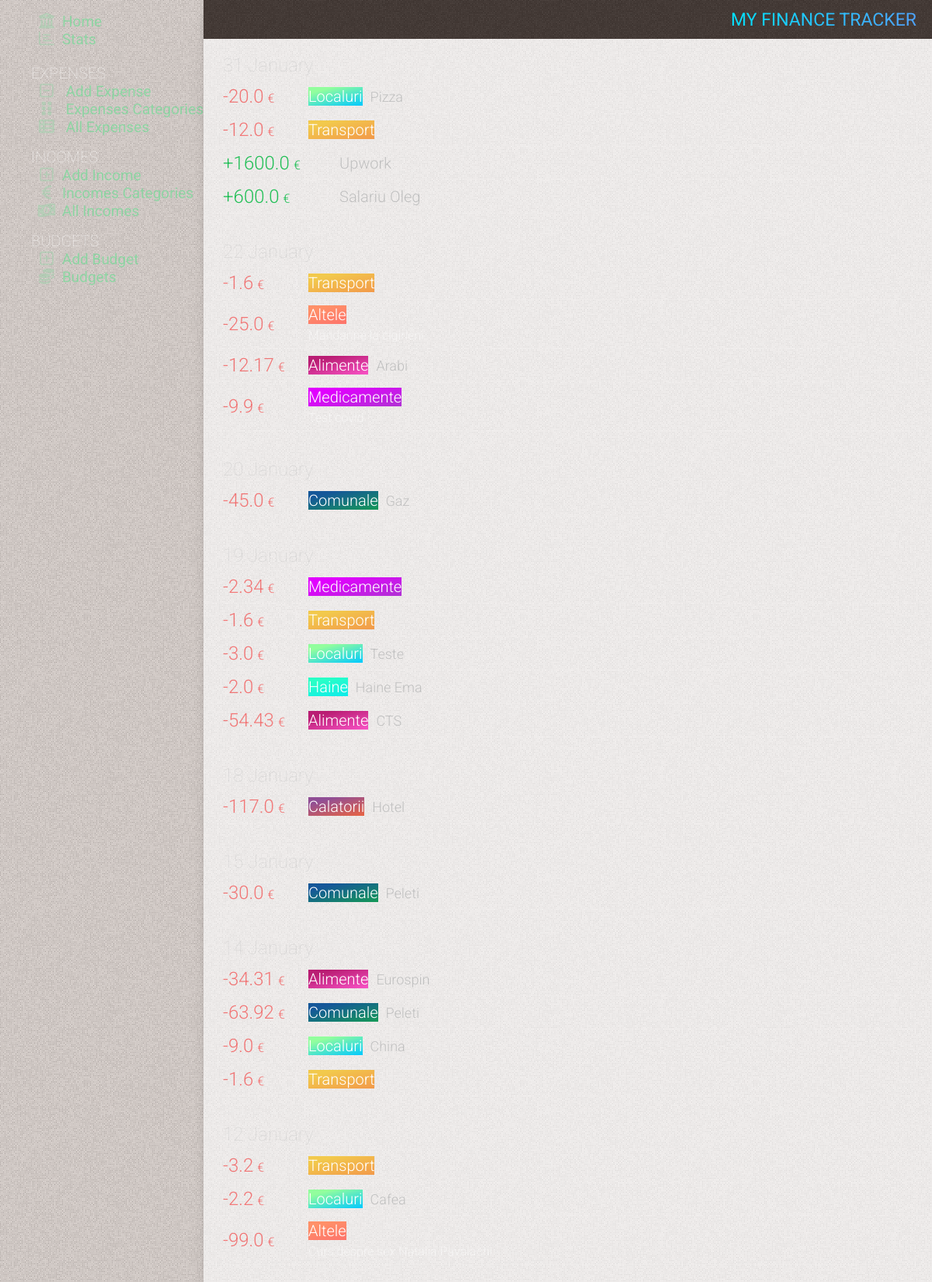
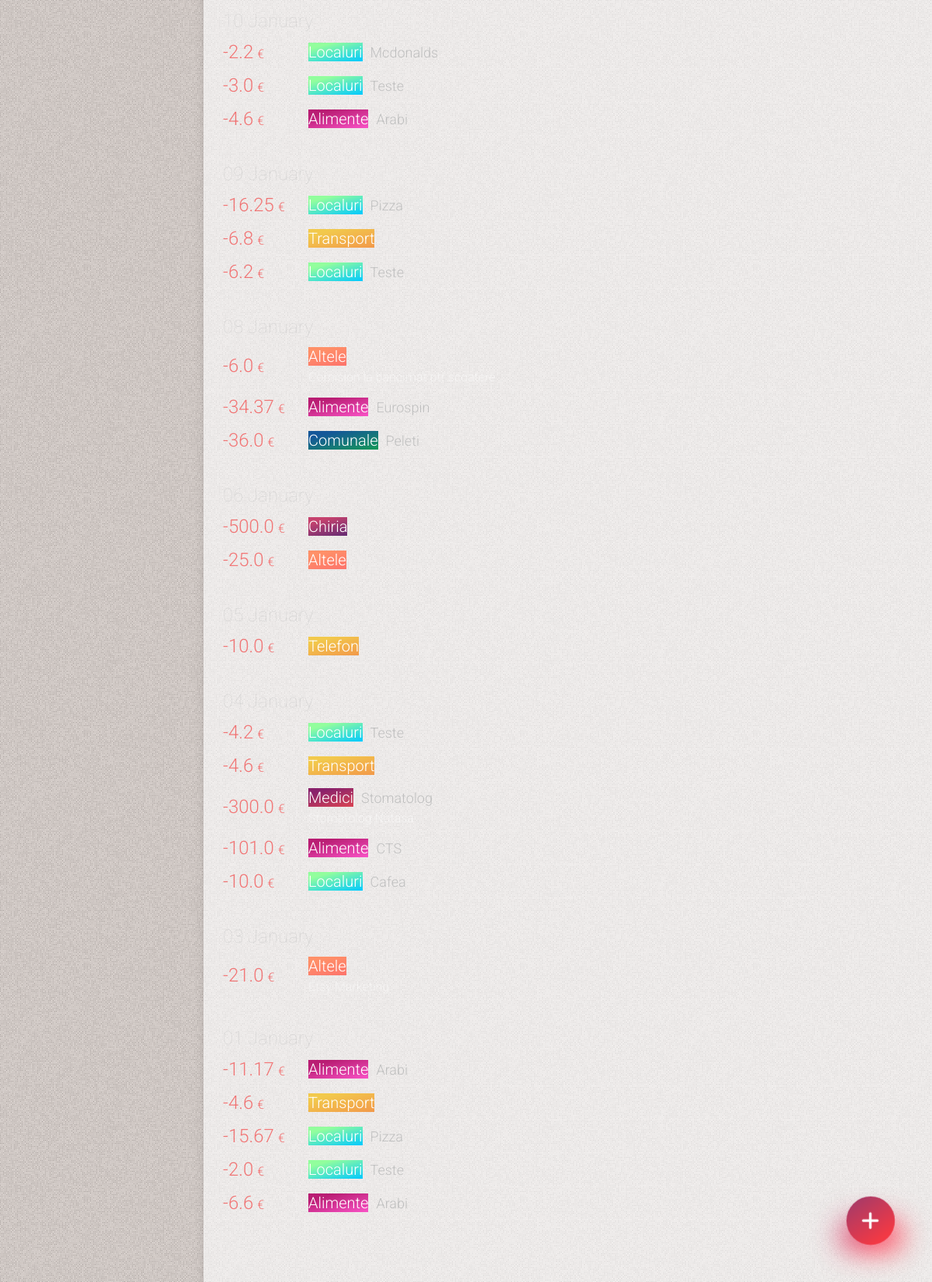
The page / on the database its author committed (2 pictures, top to bottom).
### tables this page shows
CREATE TABLE expenses
(
    id          INTEGER PRIMARY KEY AUTOINCREMENT,
    date        TIMESTAMP NOT NULL DEFAULT CURRENT_TIMESTAMP,
    sum         REAL      NOT NULL,
    category    INTEGER   NOT NULL,
    subcategory INTEGER   NOT NULL,
    comment     TEXT

);

CREATE TABLE categories
(
    id    INTEGER PRIMARY KEY AUTOINCREMENT,
    name  TEXT NOT NULL,
    color TEXT,
    state TEXT DEFAULT false
);

CREATE TABLE subcategories
(
    id          INTEGER PRIMARY KEY AUTOINCREMENT,
    name        TEXT    NOT NULL,
    category_id INTEGER NOT NULL,
    state       TEXT DEFAULT false

);

### app.py (the view)
@app.route('/')
def index():
    conn = get_db_connection()
    this_month_transactions = conn.execute(
        "SELECT expenses.id, "
        "strftime('%Y', date) as year, "
        "strftime('%m', date) as month, "
        "strftime('%d', date) as day, "
        "categories.name as category, "
        "categories.color as color, "
        "subcategories.name as subcategory, "
        "sum, "
        "comment "
        "FROM expenses "
        "LEFT JOIN categories on categories.id = expenses.category "
        "LEFT JOIN subcategories on subcategories.id = expenses.subcategory "
        "WHERE strftime('%Y', date) = strftime('%Y', date('now')) AND strftime('%m', date) = strftime('%m', date('now')) "

        "UNION ALL "
        "SELECT incomes.id, "
        "strftime('%Y', date) as year, "
        "strftime('%m', date) as month, "
        "strftime('%d', date) as day, "
        "categories_income.name as category, "
        "NULL as color, "
        "NULL as subcategory, "
        "amount, "
        "comment "
        "FROM incomes "
        "LEFT JOIN categories_income on categories_income.id = incomes.category "
        # "LEFT JOIN subcategories on subcategories.id = incomes.subcategory "
        "WHERE strftime('%Y', date) = strftime('%Y', date('now')) AND strftime('%m', date) = strftime('%m', date('now')) "
        "ORDER BY day DESC "
    ).fetchall()
    sum_months = conn.execute(
        "SELECT "
        "sum, strftime('%m', date) as month, strftime('%Y', date) as year "
        "FROM expenses "
    ).fetchall()
    sum_months_income = conn.execute(
        "SELECT "
        "amount, strftime('%m', date) as month, strftime('%Y', date) as year "
        "FROM incomes "
    ).fetchall()
    budgets = conn.execute(
        "SELECT SUM(sum) as su, "
        "categories.name as categor, "
        "budget.amount as amount "
        "FROM  expenses "
        "LEFT JOIN categories on categories.id = expenses.category "
        "LEFT JOIN budget on categories.id = budget.category "
        "WHERE strftime('%m.%Y', date) = strftime('%m.%Y','now') "
        "GROUP BY expenses.category "
        "LIMIT 5"
    ).fetchall()
    this_year = datetime.now().year
    this_month = datetime.now().month
    category_sum_total = conn.execute(
        "SELECT  sum, categories.name as category, strftime('%m', date) as month, strftime('%Y', date) as year "
        "FROM expenses  "
        "LEFT JOIN categories on categories.id = expenses.category "
    ).fetchall()
    conn.close()
    return render_template('index.html', title='My Finance Tracker', gradient='text-gradient-blue',
                           this_month_transactions=this_month_transactions, sum_months=sum_months,
                           sum_months_income=sum_months_income, category_sum_total=category_sum_total,
                           this_year=this_year, this_month=this_month, budgets=budgets)

### app.py (called while the page is built)
def get_db_connection():
    conn = sqlite3.connect('static/database.db')
    conn.row_factory = sqlite3.Row
    return conn

@app.template_filter('month_name')
def month_name(month_number):
    return calendar.month_name[month_number]

### templates/index.html (shortened to what this page needs)
{% extends 'base.html' %} {% block content %}
	<div class="page_title {{ gradient }}" >
		<span >{% block title %} {{ title }} {% endblock %}</span >
	</div >
	<div class="content w-full" >
		<div class="flex flex-col w-full" >
			<div class="cards relative" >
				{% for key, list in this_month_transactions|groupby('day')|sort(attribute='0', reverse=True) %}
					<div class="cards-day" >{{ key }} {{ this_month|int|month_name }}</div >
					{% for id, year, month, day,  category, color, subcategory, sum, comment in list %}
						<div
								class="card flex items-center relative overflow-hidden flex-wrap {% if not color %} card-income {% endif %}" >
							<div class="flex items-center w-full" >
								<div class="card-info flex flex-1" >
									<div class="flex flex-1" >
										<span class="card-amount flex items-center" >  {{ sum }} <span >&euro;</span > </span >
										<div class="flex flex-col justify-center ml-15" >
											<div class="flex items-center" >
												<span class="{{ color }} card-category" >  {{ category }}  </span >
												{% if (subcategory != '') and (subcategory !=None) %}
													<span class="card-subcategory ml-10" >  {{ subcategory }}  </span >
												{% endif %}
											</div >
											{% if (comment != '') and (comment !=None) %}
												<span class="block mt-5 card-comment" >  {{ comment }} </span >
											{% endif %}
										</div >
									</div >
								</div >
							</div >
						</div >
					{% endfor %}
				{% endfor %}
			</div >
		</div >
	</div >
{% endblock %}

### static/css/mmenu.css (style rules this page uses)
:root { --mm-line-height: 20px; --mm-listitem-size: 44px; --mm-navbar-size: 44px; --mm-offset-top: 0; --mm-offset-right: 0; --mm-offset-bottom: 0; --mm-offset-left: 0; --mm-color-border: rgba(0, 0, 0, 0.1); --mm-color-button: rgba(0, 0, 0, 0.3); --mm-color-text: rgba(0, 0, 0, 0.75); --mm-color-text-dimmed: rgba(0, 0, 0, 0.3); --mm-color-background: #f3f3f3; --mm-color-background-highlight: rgba(0, 0, 0, 0.05); --mm-color-background-emphasis: rgba(255, 255, 255, 0.4); --mm-shadow: 0 0 10px rgba(0, 0, 0, 0.3) }
:root { --mm-iconbar-size: 50px }
:root { --mm-iconpanel-size: 50px }
:root { --mm-sidebar-collapsed-size: 50px; --mm-sidebar-expanded-size: 440px }

### rows shown on the page
expenses: sum "20.0", name "Localuri", name "Pizza"
expenses: sum "12.0", name "Transport"
expenses: sum "1.6", name "Transport"
expenses: sum "25.0", name "Altele"
expenses: sum "12.17", name "Alimente", name "Arabi"
expenses: sum "9.9", name "Medicamente", comment "Test covid"
expenses: sum "45.0", name "Comunale", name "Gaz"
expenses: sum "2.34", name "Medicamente"
expenses: sum "1.6", name "Transport"
expenses: sum "3.0", name "Localuri", name "Teste"
expenses: sum "2.0", name "Haine", name "Haine Ema"
expenses: sum "54.43", name "Alimente", name "CTS"
expenses: sum "117.0", name "Calatorii", name "Hotel"
expenses: sum "30.0", name "Comunale", name "Peleti"
expenses: sum "34.31", name "Alimente", name "Eurospin"
expenses: sum "63.92", name "Comunale", name "Peleti"
expenses: sum "9.0", name "Localuri", name "China"
expenses: sum "1.6", name "Transport"
expenses: sum "3.2", name "Transport"
expenses: sum "2.2", name "Localuri", name "Cafea"
expenses: sum "99.0", name "Altele", comment "Curs despre sex Natalia Pavalachi"
expenses: sum "2.2", name "Localuri", name "Mcdonalds"
expenses: sum "3.0", name "Localuri", name "Teste"
expenses: sum "4.6", name "Alimente", name "Arabi"
expenses: sum "16.25", name "Localuri", name "Pizza"
expenses: sum "6.8", name "Transport"
expenses: sum "6.2", name "Localuri", name "Teste"
expenses: sum "6.0", name "Altele", comment "Comision la bancimat ptr scoatere"
expenses: sum "34.37", name "Alimente", name "Eurospin"
expenses: sum "36.0", name "Comunale", name "Peleti"
expenses: sum "500.0", name "Chiria"
expenses: sum "25.0", name "Altele"
expenses: sum "10.0", name "Telefon"
expenses: sum "4.2", name "Localuri", name "Teste"
expenses: sum "4.6", name "Transport"
expenses: sum "300.0", name "Medici", name "Stomatolog", comment "Stomatolog Natasa"
expenses: sum "101.0", name "Alimente", name "CTS"
expenses: sum "10.0", name "Localuri", name "Cafea"
expenses: sum "21.0", name "Altele", comment "Etsy Marketing"
expenses: sum "11.17", name "Alimente", name "Arabi"
expenses: sum "4.6", name "Transport"
expenses: sum "15.67", name "Localuri", name "Pizza"
expenses: sum "2.0", name "Localuri", name "Teste"
expenses: sum "6.6", name "Alimente", name "Arabi"

### other values the page prints
{{ title }} "MY FINANCE TRACKER"
{{ key }} "31" "22" "20" "19" "18" "15" "14" "12" "09" "08" "06" "05" "04" "03" "01"
{{ sum }} "1600.0" "600.0"
{{ category }} "Upwork" "Salariu Oleg"
